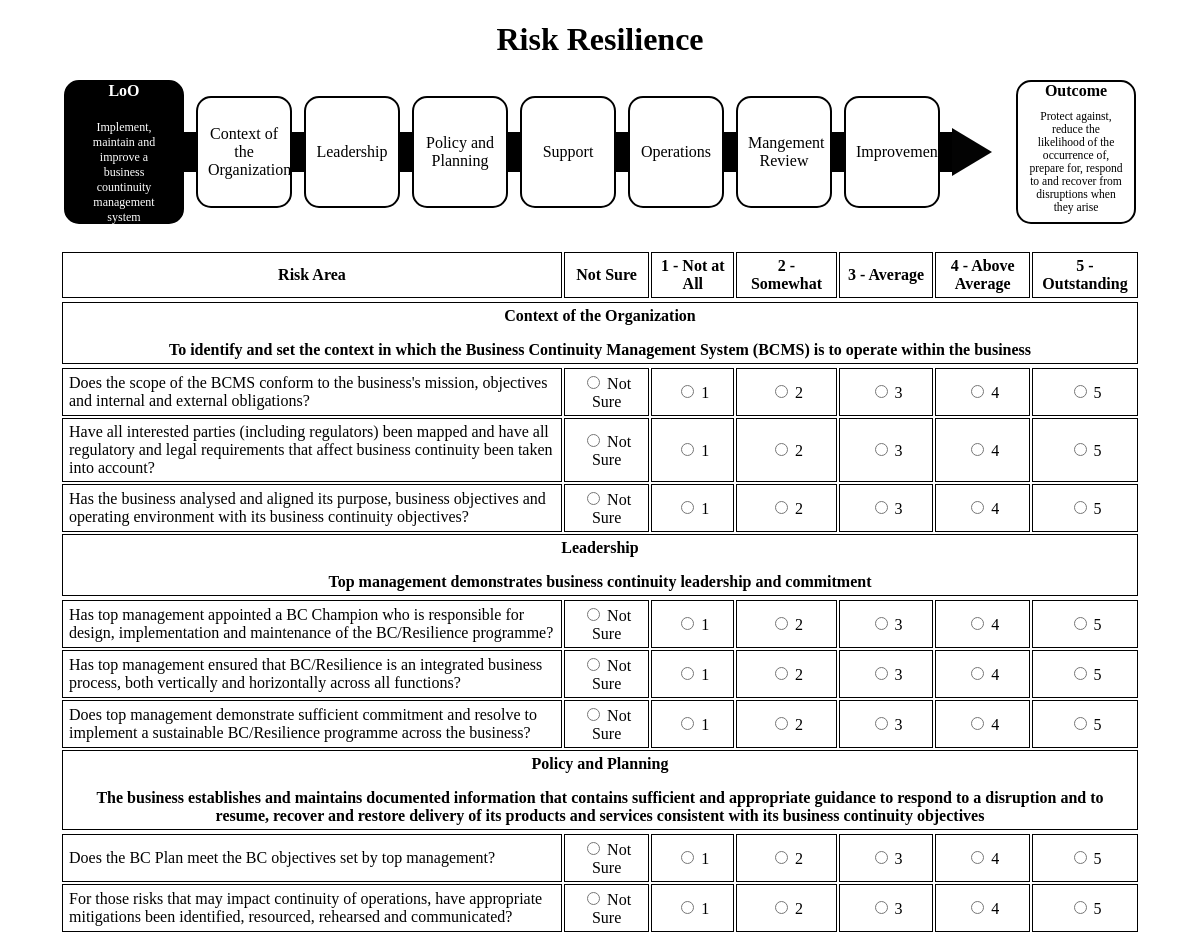
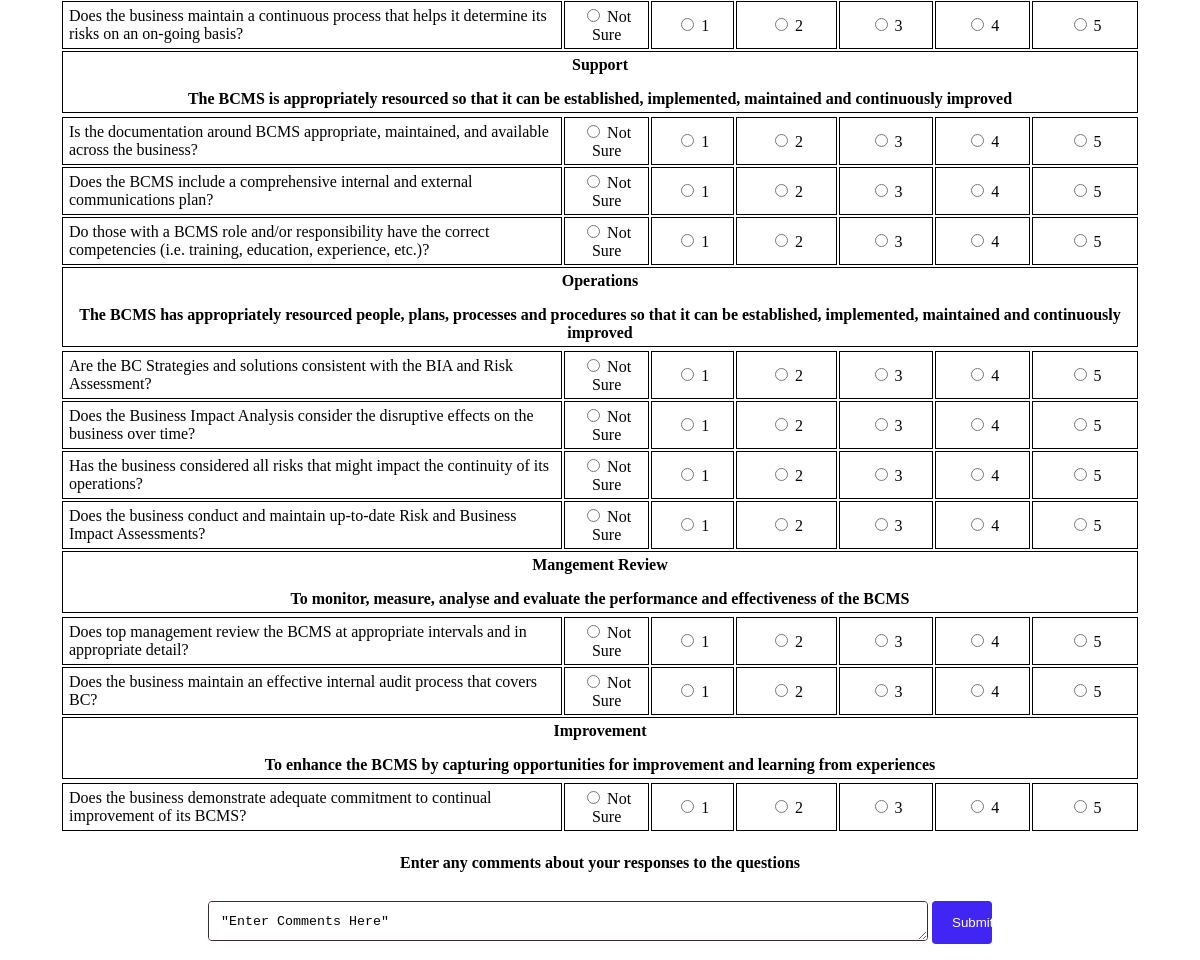
/ISO22301/results/, run on the app's committed database (2 pictures, top to bottom).
### ISO22301/models.py (models this page shows, shortened)
class Dashboard(models.Model):
    dashboard = models.CharField(max_length=50)
    company = models.CharField(max_length=150, default="None")

class Project(models.Model):
    project = models.CharField(max_length=30)
    project_text = models.CharField(max_length=150)
    outcome = models.CharField(max_length=30)
    outcome_text = models.CharField(max_length=150)
    dashboard = models.ForeignKey(Dashboard, on_delete=models.CASCADE)

class Area(models.Model):
    area = models.CharField(max_length=30)
    areatext = models.CharField(max_length=400)
    context = models.CharField(max_length=400)
    divcontext = models.CharField(max_length=400)
    survey = models.ForeignKey(
        Surveys, on_delete=models.CASCADE, null = True)

class Column_Header(models.Model):
    colhead = models.CharField(max_length=30)
    colcount = models.IntegerField(blank = True) #Used to determine number of radio buttons to render
    def __str__(self):
        return f"{self.colhead}"

class Question(models.Model):
    question = models.CharField(max_length=200)
    topic = models.ForeignKey(
        Topic, on_delete=models.CASCADE, null=True
    )
    area = models.ForeignKey(
        Area, on_delete=models.CASCADE, null=True
    ) # Django will store this as area_id on database

### ISO22301/views.py (the view)
# urls.py: path("results/", views.results, name="results"),
def results(request):
    create_context=createheader(0) #pass starting values to use to extract desired text, get tuple
    context = create_context[0] #get context to pass n is the value to use in lists, convert tuple to dict
    if request.method == "POST":
        keys_values=list(request.POST.keys()) #extract keys = questions are keys
        answers_values=list(request.POST.values())
        results_comments = answers_values.pop() #  Get comments from list
        keys_values.pop(0)# remove token so not part of list of values
        keys_values.pop() # remove comments so not part of list of values
        keys_values_int=[eval(i) for i in keys_values]
        answers_values.pop(0)# remove token
        answers_values_int=[eval(i) for i in answers_values] #ietrate to create list
        questionareas_area_id = Question.objects.values_list('area_id', flat=True) # get area names, Flat retuns just the text list of areas
        respondent_id=request.user #Get user_id value as integer id NEW
        company = request.user.groups.values_list('name',flat = True)# Get company for user logged in
        Comment.objects.create(comments = results_comments, user_id = 1, company = company, username=respondent_id)
        for i in range(len(keys_values)):#fill in answers to SQL table
            Answer.objects.create(question_id = keys_values_int[i],value = answers_values_int[i], area_id = questionareas_area_id[i],user = respondent_id, company=company, username=respondent_id)
        choices = create_context[1] #get list of choices to pass from create_context
        divcontext = Area.objects.values_list('divcontext', flat=True) #Get the divcontext values for each item in the results to align color with boxes
        area_and_overall_colors = determine_score(questionareas_area_id,answers_values_int,choices) #Get backgroundcolors for areas based on results
        area_colors = area_and_overall_colors[0] #new
        overall_color = area_and_overall_colors[1] #new
        divcontext_colors_zip = list(zip(divcontext,area_colors))# great tuple with divconetxt and color to use in results css
        context_results ={
            "respondent_id": respondent_id,
            "comment": results_comments,
            "divcontext_colors_zip": divcontext_colors_zip, #new
            "overallcolor": overall_color, # new
        }
        context = context_results | context #combine context variables into one context to pass
        return render(request, "ISO22301/results.html",context)
    else:
        return render(request, "ISO22301/survey.html",context)

### ISO22301/templates/ISO22301/survey.html (shortened to what this page needs)
{% extends "ISO22301/layout.html" %}
{% block content %}
    <form action = "{% url "results" %}" method = "POST">
          <table class="center">
          <thead>
          <tr>
            {% for header in columnheader%}
              <th>{{ header }}</th>
            {% endfor %}
          </tr>
          </thead>
          <tbody>
            <form action="" method="POST">
            <tr>{% for a_area in area %}</tr>
                <td colspan="7">
                    <div>{{ a_area.area }}</div>
                    <div>{{ a_area.areatext}}</div>
                </td>
                <tr>{% for a_question in a_area.question_set.all %}</tr>
                          <td class="question">{{ a_question.question }}</td>
                              {% for n in nchoices %}
                                {% if n == 0 %}
                                  <td>
                                    <input name= {{a_question.id}} type="radio" value={{ n }}  id={{ n }} required="required" /><lable> Not Sure</lable>
                                  </td>
                                  {% else %}
                                  <td>
                                  <input name={{a_question.id}} type="radio" value={{ n }}  id={{ n }} required="required" /><lable> {{n}}</lable>
                                  </td>
                                  {% endif %}
                              {% endfor %}
                        {% endfor%}
            {% endfor %}
                </table>
    <div>
    <h4>Enter any comments about your responses to the questions</h4>
    <textarea name="{{ textname }}">"Enter Comments Here"</textarea >
    <input type="submit">
    </div>
    </form>
{% endblock %}

### ISO22301/templates/ISO22301/layout.html (shortened to what this page needs)
{% load static %}
<!DOCTYPE html>
<html lang = "en">
<head>
    <link rel="stylesheet" href="{% static 'css/styles.css' %}">
</head>
<body>
    <h1>{{ dashboard_title }}</h1>
    <div class="container" style="top: 5%;">
        <div class="item_LoO_Name">
          <div class="t1">{{ project }}</div>
          <div class="t2">{{ projecttext }}</div>
        </div>
        {%for x_topics in areatopics%}
        <div class="space"></div>
        <div class={{x_topics.context}}>{{ x_topics.area }}</div>
      {% endfor %}
      <div class="space"></div>
      <div class="triangle-right"></div>
      <div class="spaceblank"></div>
      <div class="item_Outcome_Name">
        <div class="t1">{{outcome}}</div>
        <div class="t3">{{ outcometext }}</div>
      </div>
    </div>
    <br>
    {% block content %}
    {% endblock %}
</body>
</html>

### assets/css/styles.css (style rules this page uses)
th, td { border:1px solid black; padding-left: .5vw; padding-right: .5vw; padding-top: .5vh; padding-bottom: .5vh; width: 8vw; height: 3vh; text-align: center; vertical-align: middle; }
td.question { width:60vw; text-align: left }
td[colspan="7"] { font-weight: bold; }
table { width: 90vw; }
table.center { margin-left: auto; margin-right: auto; }
h1 { text-align: center; }
h4 { text-align: center; }
form { text-align: center; }
.container { display: flex; flex-direction: row; align-items: center; justify-content: center; width: 100%; margin-bottom: 1vh; }
.t1 { text-align: center; vertical-align: top; font-size: 2vh; font-weight: bold; }
.t2 { text-align: center; vertical-align: center; font-size: 1.5vh; Padding: 20px; }
.t3 { text-align: center; vertical-align: center; font-size: 1.45vh; Padding: 10px; }
.item_1, .item_2, .item_3, .item_4, .item_5, .item_6, .item_7, .item_8 { width: 8vw; height: 14vh; padding: 10px; align-content: center; background-color: white; border: 2px solid black; display: inline-block; vertical-align: middle; text-align: center; font-size: 2vh; border-radius: 15px; box-sizing: border-box; }
.triangle-right { width: 0; height: 0; border-top: 2vw solid transparent; border-left: 5vh solid #030303; border-bottom: 2vw solid transparent; }
.item_LoO_Name { width: 10vw; height: 18vh; text-align: center; align-content: center; background-color: black; border: 2px solid black; display: inline-block; color: white; border-radius: 15px; box-sizing: border-box; }
.item_Outcome_Name { width: 10vw; height: 18vh; text-align: center; align-content: center; background-color: white; border: 2px solid black; display: inline-block; color: black; border-radius: 15px; box-sizing: border-box; }
.space { width: 1vw; height: 5vh; background-color: rgb(0, 0, 0); display: inline-block; }
.spaceblank { width: 2vw; height: 4vh; background-color: "white"; display: inline-block; vertical-align: middle; text-align: center; }
textarea { width: 60vw; height: 5vh; padding: 12px; margin: 8px 0; display: inline-block; border: 1px solid #382c2c; border-radius: 4px; box-sizing: border-box; vertical-align: top; }
input[type=submit] { width: 5vw; background-color: #4025f4; color: white; padding: 14px 20px; margin: 8px 0; border: none; border-radius: 4px; cursor: pointer; }

### data on the page
Dashboard: dashboard "Risk Resilience"
Project: project "LoO", project_text "Implement, maintain and improve a business countinuity management system", outcome "Outcome", outcome_text "Protect against, reduce the likelihood of the occurrence of, prepare for, respond to and recover from disruptions when they arise"
Area: area "Context of the Organization", areatext "To identify and set the context in which the Business Continuity Management System (BCMS) is to operate within the business"
Area: area "Leadership", areatext "Top management demonstrates business continuity leadership and commitment"
Area: area "Policy and Planning", areatext "The business establishes and maintains documented information that contains sufficient and appropriate guidance to respond to a disruption and to resume, recover and restore delivery of its products and services consistent with its business continuity objectives"
Area: area "Support", areatext "The BCMS is appropriately resourced so that it can be established, implemented, maintained and continuously improved"
Area: area "Operations", areatext "The BCMS has appropriately resourced people, plans, processes and procedures so that it can be established, implemented, maintained and continuously improved"
Area: area "Mangement Review", areatext "To monitor, measure, analyse and evaluate the performance and effectiveness of the BCMS"
Area: area "Improvement", areatext "To enhance the BCMS by capturing opportunities for improvement and learning from experiences"
Column_Header: colhead "Risk Area"
Column_Header: colhead "Not Sure"
Column_Header: colhead "1 - Not at All"
Column_Header: colhead "2 - Somewhat"
Column_Header: colhead "3 - Average"
Column_Header: colhead "4 - Above Average"
Column_Header: colhead "5 - Outstanding"
Question: question "Does the scope of the BCMS conform to the business's mission, objectives and internal and external obligations?", nchoices "1" "2" "3" "4" "5"
Question: question "Have all interested parties (including regulators) been mapped and have all regulatory and legal requirements that affect business continuity been taken into account?", nchoices "1" "2" "3" "4" "5"
Question: question "Has the business analysed and aligned its purpose, business objectives and operating environment with its business continuity objectives?", nchoices "1" "2" "3" "4" "5"
Question: question "Has top management appointed a BC Champion who is responsible for design, implementation and maintenance of the BC/Resilience programme?", nchoices "1" "2" "3" "4" "5"
Question: question "Has top management ensured that BC/Resilience is an integrated business process, both vertically and horizontally across all functions?", nchoices "1" "2" "3" "4" "5"
Question: question "Does top management demonstrate sufficient commitment and resolve to implement a sustainable BC/Resilience programme across the business?", nchoices "1" "2" "3" "4" "5"
Question: question "Does the BC Plan meet the BC objectives set by top management?", nchoices "1" "2" "3" "4" "5"
Question: question "For those risks that may impact continuity of operations, have appropriate mitigations been identified, resourced, rehearsed and communicated?", nchoices "1" "2" "3" "4" "5"
Question: question "Does the business maintain a continuous process that helps it determine its risks on an on-going basis?", nchoices "1" "2" "3" "4" "5"
Question: question "Is the documentation around BCMS appropriate, maintained, and available across the business?", nchoices "1" "2" "3" "4" "5"
Question: question "Does the BCMS include a comprehensive internal and external communications plan?", nchoices "1" "2" "3" "4" "5"
Question: question "Do those with a BCMS role and/or responsibility have the correct competencies (i.e. training, education, experience, etc.)?", nchoices "1" "2" "3" "4" "5"
Question: question "Are the BC Strategies and solutions consistent with the BIA and Risk Assessment?", nchoices "1" "2" "3" "4" "5"
Question: question "Does the Business Impact Analysis consider the disruptive effects on the business over time?", nchoices "1" "2" "3" "4" "5"
Question: question "Has the business considered all risks that might impact the continuity of its operations?", nchoices "1" "2" "3" "4" "5"
Question: question "Does the business conduct and maintain up-to-date Risk and Business Impact Assessments?", nchoices "1" "2" "3" "4" "5"
Question: question "Does top management review the BCMS at appropriate intervals and in appropriate detail?", nchoices "1" "2" "3" "4" "5"
Question: question "Does the business maintain an effective internal audit process that covers BC?", nchoices "1" "2" "3" "4" "5"
Question: question "Does the business demonstrate adequate commitment to continual improvement of its BCMS?", nchoices "1" "2" "3" "4" "5"
